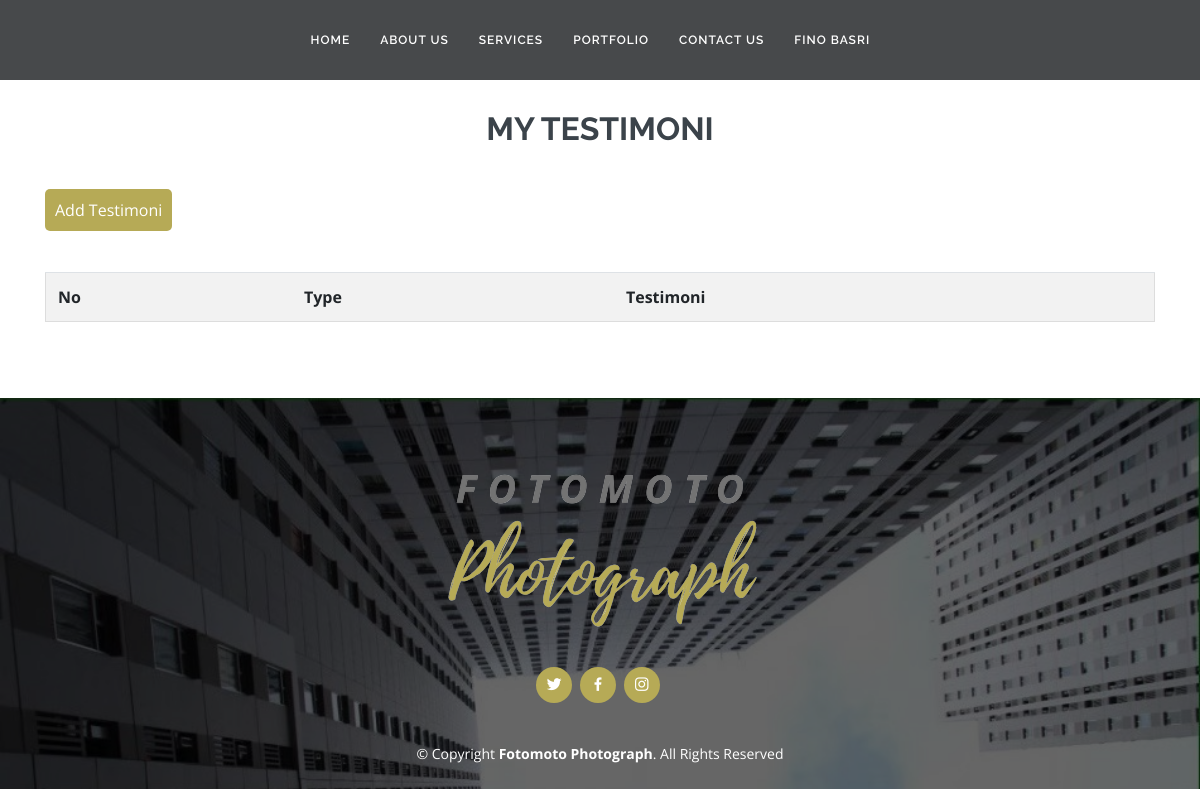
The page /mytestimoni.php (signed in) on the database as committed earlier.
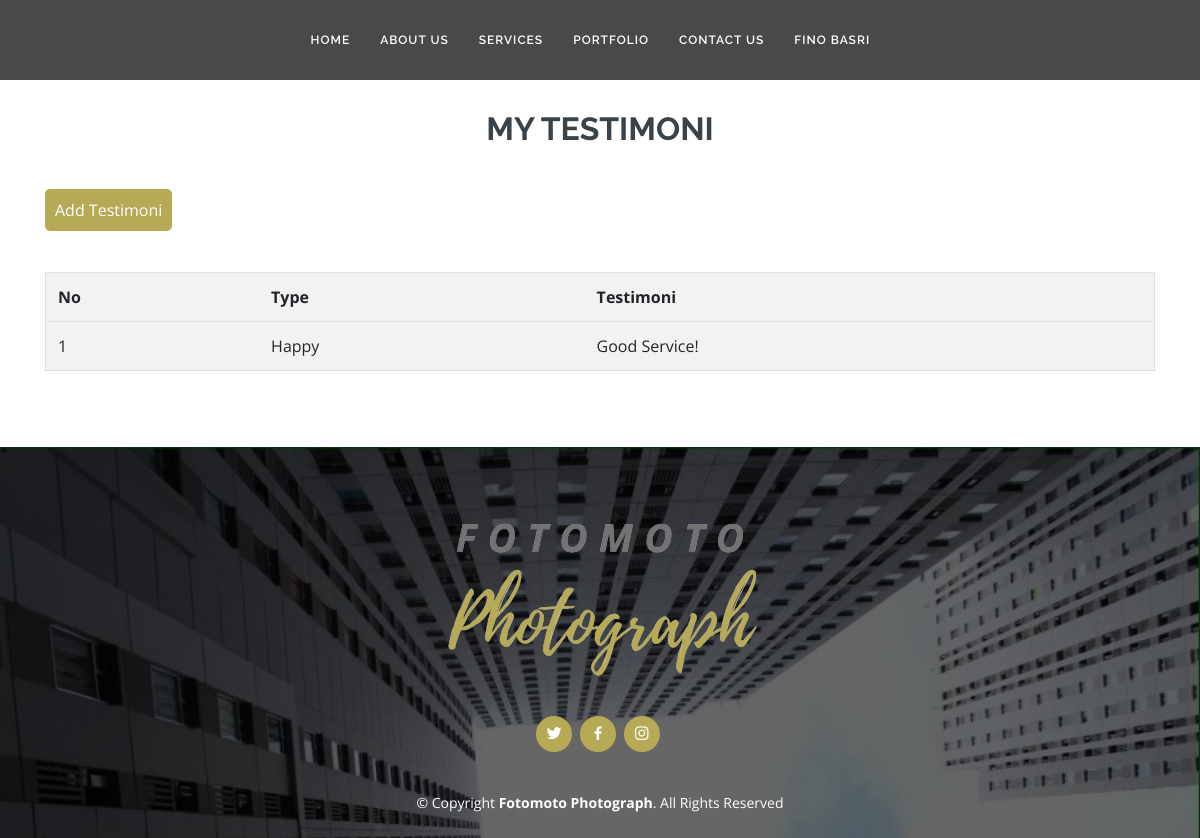
The same page on the database as committed later.
### tables this page shows
CREATE TABLE `testimoni`  (
  `id` int(11) NOT NULL AUTO_INCREMENT,
  `type` int(11) NULL DEFAULT NULL,
  `testimoni` text NULL,
  `user_id` int(11) NULL DEFAULT NULL,
  `created_at` timestamp(0) NULL DEFAULT NULL,
  PRIMARY KEY (`id`) USING BTREE
);

### function/function.php (called while the page is built, shortened)
<?php
$conn = mysqli_connect("localhost","root","","fotomoto","3306");
function query($query){
    global $conn;
    $result = mysqli_query($conn, $query);
    $rows = [];
    while($row = mysqli_fetch_assoc($result)){
        $rows[] = $row;
    }
    return $rows;
}
?>

### mytestimoni.php (the view, shortened to what this page needs)
<?php
require 'function/function.php';
$testimoni = query("SELECT *
from testimoni cp
join user u on u.user_id = cp.user_id
where cp.user_id = ".$_SESSION['key']."
order by cp.id DESC");
?>
<!DOCTYPE html>
<html lang="en">
<?php include 'partials/head.php'?>
<body>
<?php include 'partials/navbar.php'?>
  <main id="main">
    <section id="contact" class="pricing">
    <div class="container">
        <div class="section-titlepage">
          <h2>My Testimoni</h2>
        </div>
        <div style="margin-bottom:50px;">
          <a class="btn-action" style="padding:10px;" href="addtestimoni.php">Add Testimoni</a>
        </div>
        <div style="overflow-x:auto;">
          <table id="add-row" class="display table table-striped table-hover dataTable"
                cellspacing="0" width="100%" role="grid" aria-describedby="add-row_info"
                style="width: 100%;">
                <tr role="row">
                    <th>No</th>
                    <th>Type</th>
                    <th>Testimoni</th>
                </tr>
                <?php $i=1;?>
                <?php foreach($testimoni as $testi): ?>
                <tr>
                    <td><?php echo $i;?></td>
                    <?php if($testi["type"]==1):?>
                      <td>Happy</td>
                    <?php else:?>
                      <td>Unhappy</td>
                    <?php endif;?>
                    <td><?=$testi["testimoni"];?></td>
                </tr>
                <?php $i++;?>
                <?php endforeach;?>
        </table>
    </div>
  </section>
  </main>
 <footer id="footer">
  <div class="container">
    <img src="assets/img/footer/fotomoto.png" alt="">
    <div class="social-links">
      <a href="#" class="twitter"><i class="bx bxl-twitter"></i></a>
      <a href="#" class="facebook"><i class="bx bxl-facebook"></i></a>
      <a href="#" class="instagram"><i class="bx bxl-instagram"></i></a>
    </div>
    <div class="copyright">
      &copy; Copyright <strong><span>Fotomoto Photograph</span></strong>. All Rights Reserved
    </div>
    </div>
</footer>
</body>
</html>

Rows that differ between the two databases and show on the page:
added testimoni: type "Happy", testimoni "Good Service!"
